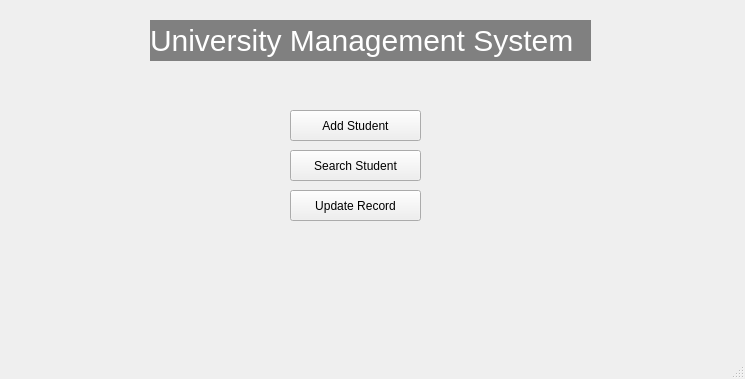
<?xml version="1.0" encoding="UTF-8"?>
<ui version="4.0">
 <class>MainWindow</class>
 <widget class="QMainWindow" name="MainWindow">
  <property name="geometry">
   <rect>
    <x>0</x>
    <y>0</y>
    <width>745</width>
    <height>379</height>
   </rect>
  </property>
  <property name="windowTitle">
   <string>MainWindow</string>
  </property>
  <widget class="QWidget" name="centralwidget">
   <widget class="QLabel" name="label">
    <property name="geometry">
     <rect>
      <x>150</x>
      <y>20</y>
      <width>441</width>
      <height>41</height>
     </rect>
    </property>
    <property name="styleSheet">
     <string notr="true">QLabel{
font-size: 30px; 
background: light gray;
color: white
}</string>
    </property>
    <property name="text">
     <string>University Management System</string>
    </property>
   </widget>
   <widget class="QPushButton" name="pushButton">
    <property name="geometry">
     <rect>
      <x>290</x>
      <y>110</y>
      <width>131</width>
      <height>31</height>
     </rect>
    </property>
    <property name="styleSheet">
     <string notr="true">QPushBotton{
font-size: 15px;
color: blue;
}</string>
    </property>
    <property name="text">
     <string>Add Student</string>
    </property>
   </widget>
   <widget class="QPushButton" name="pushButton_2">
    <property name="geometry">
     <rect>
      <x>290</x>
      <y>150</y>
      <width>131</width>
      <height>31</height>
     </rect>
    </property>
    <property name="styleSheet">
     <string notr="true">QPushBotton{
font-size: 15px;
color: blue;
}</string>
    </property>
    <property name="text">
     <string>Search Student</string>
    </property>
   </widget>
   <widget class="QPushButton" name="pushButton_3">
    <property name="geometry">
     <rect>
      <x>290</x>
      <y>190</y>
      <width>131</width>
      <height>31</height>
     </rect>
    </property>
    <property name="styleSheet">
     <string notr="true">QPushBotton{
font-size: 15px;
color: blue;
}</string>
    </property>
    <property name="text">
     <string>Update Record</string>
    </property>
   </widget>
  </widget>
  <widget class="QMenuBar" name="menubar">
   <property name="geometry">
    <rect>
     <x>0</x>
     <y>0</y>
     <width>745</width>
     <height>21</height>
    </rect>
   </property>
  </widget>
  <widget class="QStatusBar" name="statusbar"/>
 </widget>
 <resources/>
 <connections/>
</ui>
